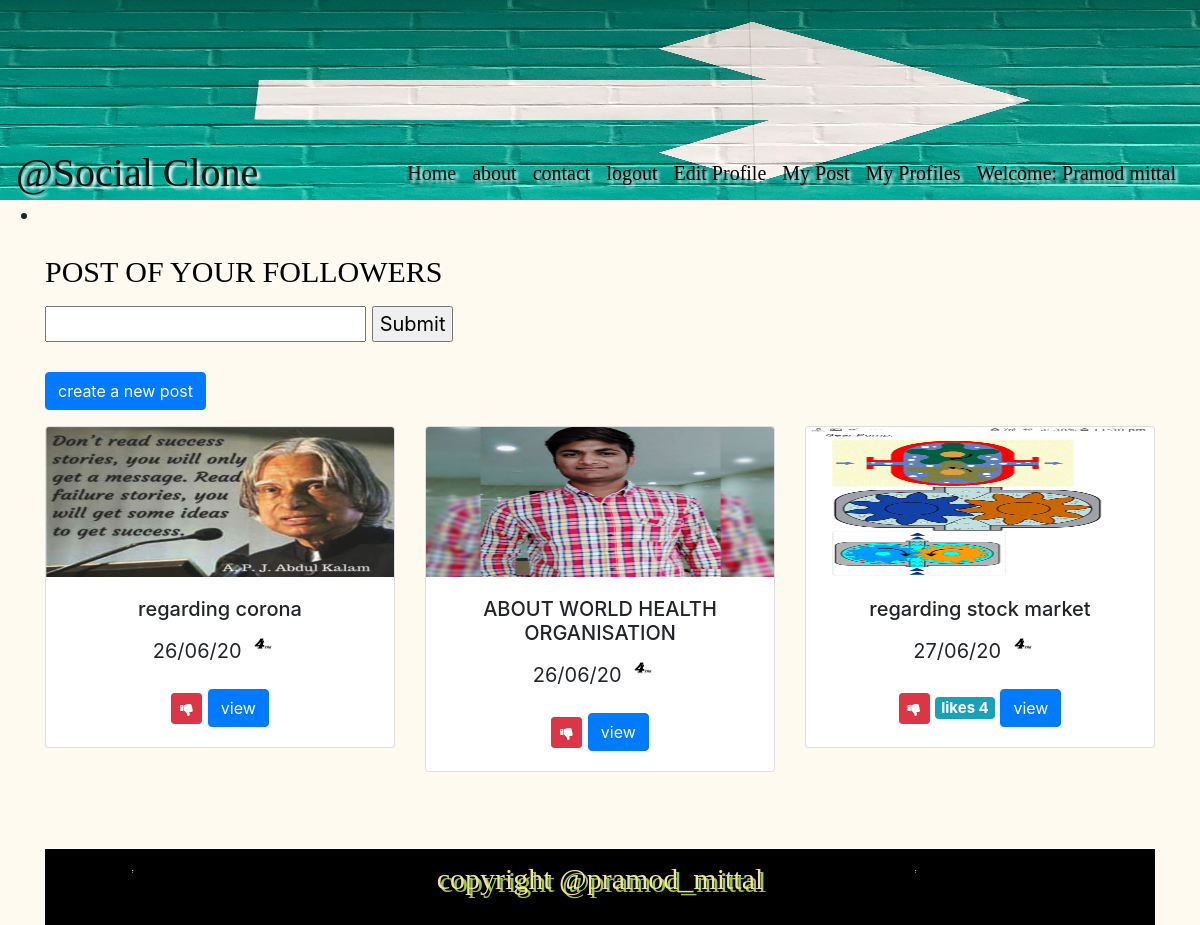
Screenshot of /social/home/ (signed in) with the database file from the repository.
### social/models.py (models this page shows, shortened)
class MyProfile(models.Model):
    name = models.CharField(max_length = 100)
    user = models.OneToOneField(to = User, on_delete=models.CASCADE)
    age = models.IntegerField(default=18,validators = [MinValueValidator(18)])
    gender = models.CharField(max_length = 20,choices = (('male','male'),('female','female')))
    status = models.CharField(max_length = 20,choices = (('single','single'),('married','married')))
    pno = models.CharField(max_length = 10,null = 'True',blank = 'True')
    discription = models.TextField()
    profile_pic = models.ImageField(upload_to = 'images//' ,null = True,blank = False)

class MyPost(models.Model):
    pic = models.ImageField(upload_to = 'images//' ,null = True)
    subject = models.CharField(max_length = 200)
    msg = models.TextField(null = True,blank = True)
    cr_date = models.DateTimeField(auto_now_add = True)
    uploaded_by = models.ForeignKey(to = MyProfile,on_delete = models.CASCADE,null = True,blank = True)

### social/views.py (the view)
# urls.py: path('home/',views.HomeView.as_view()),
@method_decorator(login_required,name = 'dispatch')
class HomeView(TemplateView):
    template_name = 'social/home.html'
    def get_context_data(self, **kwargs):
        context = TemplateView.get_context_data(self,**kwargs)
        followedlist = FollowUser.objects.filter(followed_by = self.request.user.myprofile)
        followedlist2 = []
        for e in followedlist:
            followedlist2.append(e.profile)
        si = self.request.GET.get('si')
        if si == None:
            si = ""
        postList = MyPost.objects.filter(Q(uploaded_by__in = followedlist2)).filter(Q(subject__icontains = si))
        for p1 in postList:
            p1.liked = False
            ob = PostLike.objects.filter(post = p1,liked_by = self.request.user.myprofile)
            if ob:
                p1.liked = True
        ob = PostLike.objects.filter(post = p1)
        p1.likecount = ob.count()
        context["mypost_list"] = postList
        return context

### templates/social/home.html
{% extends 'base.html' %}
{% block content %}
<div class = container>
<h1 class = 'py-2'> POST OF YOUR FOLLOWERS </h1>
<form method = GET>
<input value = "{{request.GET.si}}" type = "text" name = 'si'/>
<input type = "submit"/>
</form>
<br>
<a class = 'btn btn-primary' href = '/social/mypost/create'>create a new post</a>
<div class = 'row'>
{% for n1 in mypost_list %}
<div class = 'col-md-4 my-3 h-150'>
<div class="card text-center">
  <img class="card-img-top" height="150" width="150"  src="{{n1.pic.url}}" alt="card image-cap">
  <div class="card-body">
    <h5 class="card-title">{{n1.subject}}</h5>
    <p class="card-text">{{n1.cr_date | date:"d/m/y"}}
    <img class="rounded-circle" height="40" width="40"  src="{{n1.uploaded_by.profile_pic.url}}"></p>
     {% if n1.liked %}
      <a class = 'btn btn-danger btn-sm' href = '/social/mypost/unlike/{{n1.id}}'><span class = 'fa fa-thumbs-down'></span></a>
      {% else %}
      <a class = 'btn btn-success btn-sm' href = '/social/mypost/like/{{n1.id}}'><span class = 'fa fa-thumbs-up'></span></a>
      {% endif %}
      {% if n1.likecount %}
   <span class  = 'badge badge-info'>likes {{ n1.likecount }}</span>
   {% endif %}
    <a class = 'btn btn-primary' href = '/social/mypost/detail/{{n1.id}}'>  view </a>
     </div>
</div>
</div>
{% endfor %}
</div>
{% endblock %}

### templates/base.html (shortened to what this page needs)
<!DOCTYPE html>
{% load static %}
<html>
<head>
    <link rel="stylesheet" href="https://cdnjs.cloudflare.com/ajax/libs/font-awesome/4.7.0/css/font-awesome.min.css">
    <link rel="stylesheet" href="https://stackpath.bootstrapcdn.com/bootstrap/4.5.0/css/bootstrap.min.css">
  <link rel = 'stylesheet' href = '{% static 'css/main.css' %}' />
</head>
<body>
  <header id = 'head_one'>
  <img class = 'w-100 h-100' src = '/static/images/banner3.jpg'/>
    <div id = 'headfix'>
   <nav class="navbar navbar-expand-lg navbar-light bg-transparent">
  <a class="navbar-brand" href="#">@Social Clone</a>
  <div class="collapse navbar-collapse" id="navbarSupportedContent">
    <ul class="navbar-nav ml-auto">
      <li class="nav-item active">
        <a class="nav-link" href="/social/home">Home <span class="sr-only">(current)</span></a>
      </li>
      <li class="nav-item">
        <a class="nav-link" href="/social">about</a>
      </li>
       <li class="nav-item">
        <a class="nav-link" href="/social/contact/">contact</a>
      </li>
       {% if user.is_authenticated %}
       <li class="nav-item">
        <a class="nav-link" href="/accounts/logout">logout</a>
      </li>
       {% else %}
       <li class="nav-item">
        <a class="nav-link" href="/accounts/login">login</a>
      </li>
      {% endif %}
      {% if user.is_authenticated %}
       <li class="nav-item">
         <a class="nav-link" href='/social/profile/edit/{{user.myprofile.id}}'>Edit Profile</a>
      </li>
       <li class="nav-item">
         <a class="nav-link" href='/social/mypost/list'>My Post</a>
      </li>
       <li class="nav-item">
         <a class="nav-link" href='/social/myprofile/list'>My Profiles</a>
      </li>
       <li class="nav-item">
          <a class="nav-link" >Welcome: {{ user.myprofile.name }}</a>
        </li>
       {% else %}
       {% if user.is_superuser %}
       <li class="nav-item">
        <a class="nav-link" href="/admin">Admin</a>
      </li>
      {% endif %}
       {% endif %}
      </ul>
  </div>
</nav>
    </div>
    </header>
  <ul class="messages">
    <li{% if message.tags %} class="{{ message.tags }}"{% endif %}></li>
</ul>
  {% block content %}
  {% endblock %}
  <br><br>
  <footer class = 'myfooter p-2'>
  <p>copyright @pramod_mittal</p>
  </footer>
  </body>
</html>

### static/css/main.css (style rules this page uses)
body { background-color:floralwhite ; font-size: 20px; }
h1 { color:black; text-transform: uppercase; font-size: 30px; font-family: cursive; text-shadow: 3px 3px 3px white; }
#head_one { height: 200px; }
#headfix { position: absolute; top:130px; width: 100%; z-index: 10; }
.navbar-brand { font-size: 40px; font-family: cursive; text-shadow: 3px 3px 3px white; color: black; }
.navbar { font-size: 30px; font-family: cursive; text-shadow: 3px 3px 3px white; color: black; }
.navbar-light .navbar-nav .nav-link { color: black; font-size: 20px; }
.myfooter { background-image: url('/static/images/banners.png'); font-size: 30px; color: wheat; font-family: cursive; text-shadow: 3px 3px yellowgreen; text-align: center; }

### rows the page displays
MyPost: pic (picture), subject "regarding corona", cr_date "26/06/20", uploaded_by.profile_pic (picture)
MyPost: pic (picture), subject "ABOUT WORLD HEALTH ORGANISATION", cr_date "26/06/20", uploaded_by.profile_pic (picture)
MyPost: pic (picture), subject "regarding stock market", cr_date "27/06/20", uploaded_by.profile_pic (picture), likecount "4"

### other values shown
{{ user.myprofile.name }} "Pramod mittal"
